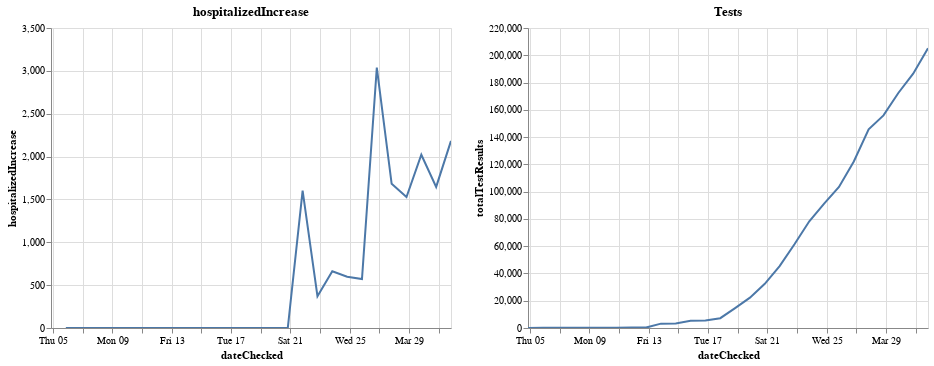

This figure's notebook cell:
### Code cell
import requests
import pandas as pd
import altair as alt

URL = 'https://covidtracking.com/api/states/daily'
# sending get request and saving the response as response object 
r = requests.get(url = URL) 
  
# extracting data in json format 
data = r.json() 
df = pd.DataFrame(data)

state_box = alt.binding_select(options=list(df['state'].unique()))
selection = alt.selection_single(name='Data for', fields=['state'], bind=state_box, init={'state': 'NY'})

chart1 = alt.Chart(df, title='hospitalizedIncrease').mark_line().encode(
    x='dateChecked:T',
    y='hospitalizedIncrease',
    tooltip=list(df.columns)
).add_selection(
    selection
).transform_filter(
    selection
).interactive()
chart2 = alt.Chart(df, title='Tests').mark_line().encode(
    x='dateChecked:T',
    y='totalTestResults',
    tooltip=list(df.columns)
).add_selection(
    selection
).transform_filter(
    selection
).interactive()

(chart1 | chart2)

### Figure 1 — Vega-Lite specification as saved in the notebook (floating-point values rounded to 4 significant figures; data arrays with more than 128 entries replaced by an {"elided": "..."} marker saying what was removed)
{"config": {"view": {"continuousWidth": 400, "continuousHeight": 300}}, "hconcat": [{"mark": "line", "encoding": {"tooltip": [{"type": "quantitative", "field": "date"}, {"type": "nominal", "field": "state"}, {"type": "quantitative", "field": "positive"}, {"type": "quantitative", "field": "negative"}, {"type": "quantitative", "field": "pending"}, {"type": "quantitative", "field": "hospitalized"}, {"type": "quantitative", "field": "death"}, {"type": "quantitative", "field": "total"}, {"type": "nominal", "field": "hash"}, {"type": "nominal", "field": "dateChecked"}, {"type": "quantitative", "field": "totalTestResults"}, {"type": "nominal", "field": "fips"}, {"type": "quantitative", "field": "deathIncrease"}, {"type": "quantitative", "field": "hospitalizedIncrease"}, {"type": "quantitative", "field": "negativeIncrease"}, {"type": "quantitative", "field": "positiveIncrease"}, {"type": "quantitative", "field": "totalTestResultsIncrease"}], "x": {"type": "temporal", "field": "dateChecked"}, "y": {"type": "quantitative", "field": "hospitalizedIncrease"}}, "selection": {"Data for": {"type": "single", "fields": ["state"], "bind": {"input": "select", "options": ["AK", "AL", "AR", "AS", "AZ", "CA", "CO", "CT", "DC", "DE", "FL", "GA", "GU", "HI", "IA", "ID", "IL", "IN", "KS", "KY", "LA", "MA", "MD", "ME", "MI", "MN", "MO", "MP", "MS", "MT", "NC", "ND", "NE", "NH", "NJ", "NM", "NV", "NY", "OH", "OK", "OR", "PA", "PR", "RI", "SC", "SD", "TN", "TX", "UT", "VA", "VI", "VT", "WA", "WI", "WV", "WY"]}, "init": {"state": "NY"}}, "selector021": {"type": "interval", "bind": "scales", "encodings": ["x", "y"]}}, "title": "hospitalizedIncrease", "transform": [{"filter": {"selection": "Data for"}}]}, {"mark": "line", "encoding": {"tooltip": [{"type": "quantitative", "field": "date"}, {"type": "nominal", "field": "state"}, {"type": "quantitative", "field": "positive"}, {"type": "quantitative", "field": "negative"}, {"type": "quantitative", "field": "pending"}, {"type": "quantitative", "field": "hospitalized"}, {"type": "quantitative", "field": "death"}, {"type": "quantitative", "field": "total"}, {"type": "nominal", "field": "hash"}, {"type": "nominal", "field": "dateChecked"}, {"type": "quantitative", "field": "totalTestResults"}, {"type": "nominal", "field": "fips"}, {"type": "quantitative", "field": "deathIncrease"}, {"type": "quantitative", "field": "hospitalizedIncrease"}, {"type": "quantitative", "field": "negativeIncrease"}, {"type": "quantitative", "field": "positiveIncrease"}, {"type": "quantitative", "field": "totalTestResultsIncrease"}], "x": {"type": "temporal", "field": "dateChecked"}, "y": {"type": "quantitative", "field": "totalTestResults"}}, "selection": {"Data for": {"type": "single", "fields": ["state"], "bind": {"input": "select", "options": ["AK", "AL", "AR", "AS", "AZ", "CA", "CO", "CT", "DC", "DE", "FL", "GA", "GU", "HI", "IA", "ID", "IL", "IN", "KS", "KY", "LA", "MA", "MD", "ME", "MI", "MN", "MO", "MP", "MS", "MT", "NC", "ND", "NE", "NH", "NJ", "NM", "NV", "NY", "OH", "OK", "OR", "PA", "PR", "RI", "SC", "SD", "TN", "TX", "UT", "VA", "VI", "VT", "WA", "WI", "WV", "WY"]}, "init": {"state": "NY"}}, "selector022": {"type": "interval", "bind": "scales", "encodings": ["x", "y"]}}, "title": "Tests", "transform": [{"filter": {"selection": "Data for"}}]}], "data": {"name": "data-e32ad43ad7e2020f3eba4cab14be16e2"}, "$schema": "https://vega.github.io/schema/vega-lite/v4.0.2.json", "datasets": {"data-e32ad43ad7e2020f3eba4cab14be16e2": {"elided": "1429 records"}}}
